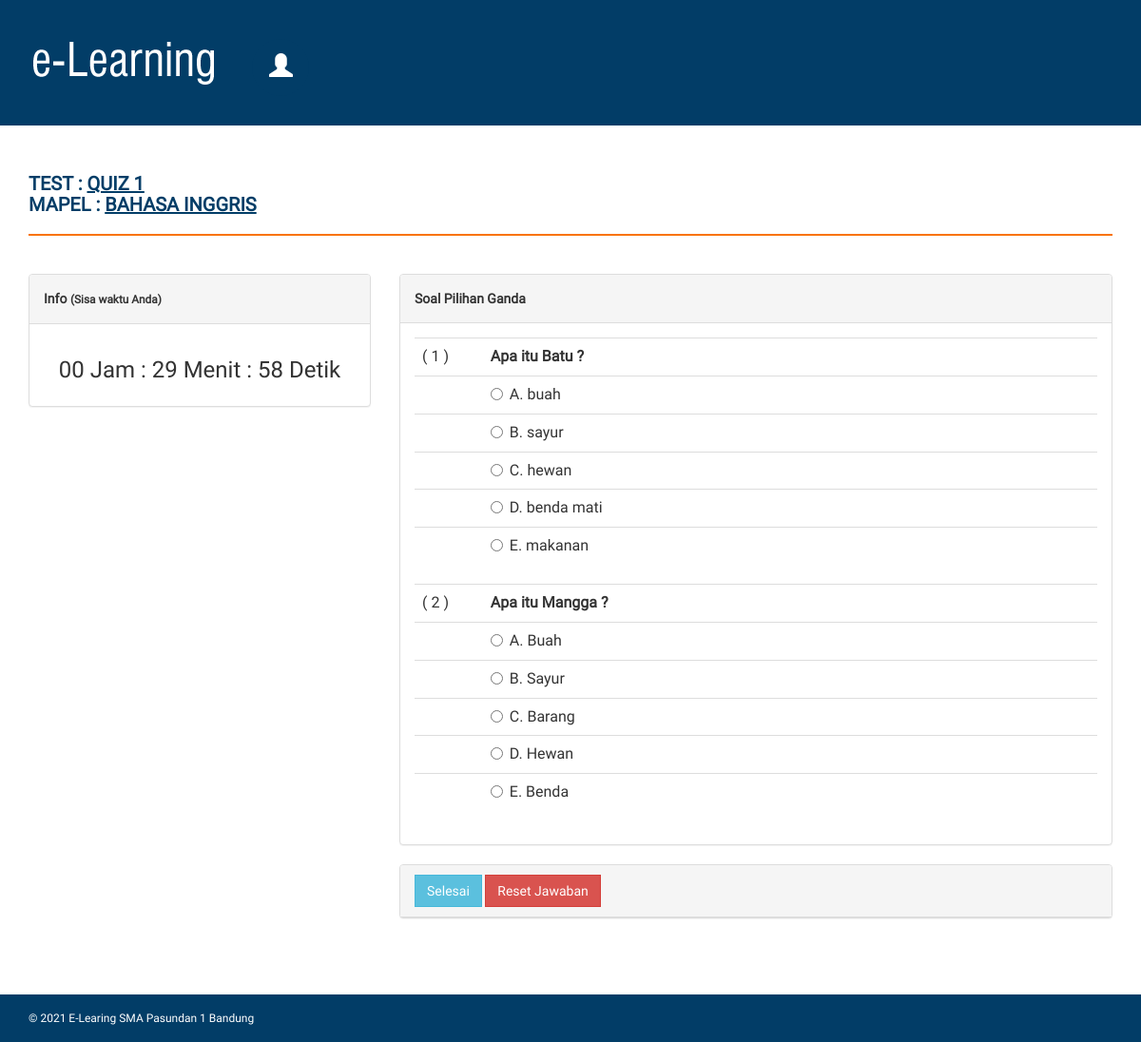
The page /soal.php?id_tq=8 (signed in) on the database its author committed.
### tables this page shows
CREATE TABLE `tb_topik_quiz` (
  `id_tq` int(11) NOT NULL,
  `judul` varchar(100) NOT NULL,
  `id_kelas` int(5) NOT NULL,
  `id_mapel` int(5) NOT NULL,
  `tgl_buat` date NOT NULL,
  `pembuat` varchar(10) NOT NULL,
  `waktu_soal` int(8) NOT NULL,
  `info` varchar(250) NOT NULL,
  `status` enum('aktif','tidak aktif') NOT NULL
);

CREATE TABLE `tb_mapel` (
  `id` int(11) NOT NULL,
  `kode_mapel` varchar(10) NOT NULL,
  `mapel` varchar(100) NOT NULL
);

CREATE TABLE `tb_soal_pilgan` (
  `id_pilgan` int(11) NOT NULL,
  `id_tq` int(5) NOT NULL,
  `pertanyaan` text NOT NULL,
  `gambar` varchar(100) NOT NULL,
  `pil_a` text NOT NULL,
  `pil_b` text NOT NULL,
  `pil_c` text NOT NULL,
  `pil_d` text NOT NULL,
  `pil_e` text NOT NULL,
  `kunci` varchar(2) NOT NULL,
  `tgl_buat` date NOT NULL
);

### soal.php (the view, shortened to what this page needs)
<?php
include "koneksi.php";
$id_tq = @$_GET['id_tq'];
$no = 1;
$sql_tq = mysqli_query($db, "SELECT * FROM tb_topik_quiz JOIN tb_mapel ON tb_topik_quiz.id_mapel = tb_mapel.id WHERE id_tq = '$id_tq'") or die ($db->error);
$data_tq = mysqli_fetch_array($sql_tq);
?>
<?php
if(@$_SESSION['siswa']) { ?>
<!DOCTYPE html>
<html>
<head>
    <link href="style/assets/css/bootstrap.css" rel="stylesheet" />
    <link href="style/assets/css/font-awesome.css" rel="stylesheet" />
    <link href="style/assets/css/style.css" rel="stylesheet" />
</head>
<body onload="init(),noBack();" onpageshow="if (event.persisted) noBack();" onunload="keluar()">
<div class="navbar navbar-inverse set-radius-zero">
    <div class="container">
        <div class="navbar-header">
            <a class="navbar-brand" href="./">
                <img src="style/assets/img/logo.png" />
            </a>
        </div>
        <div class="left-div">
            <div class="user-settings-wrapper">
                <ul class="nav">
                    <li class="dropdown">
                        <a class="dropdown-toggle" data-toggle="dropdown" href="#" aria-expanded="false">
                            <span class="glyphicon glyphicon-user" style="font-size: 25px;"></span>
                        </a>
                    </li>
                </ul>
            </div>
        </div>
    </div>
</div>
<div class="content-wrapper">
    <div class="container">
		<div class="row">
		    <div class="col-md-12">
		        <h4 class="page-head-line">Test : <u><?php echo $data_tq['judul']; ?></u><br />Mapel : <u><?php echo $data_tq['mapel']; ?></u></h4>
		    </div>
		</div>
		<div class="row">
			<div class="col-md-4">
		        <div class="panel panel-default">
		            <div class="panel-heading"><b>Info <small>(Sisa waktu Anda)</small></b></div>
		            <div class="panel-body">
			            <h3 align="center"><span id="divwaktu"></span></h3>
		            </div>
		        </div>
		    </div>
		    <div class="col-md-8">
		    	<form action="inc/proses_soal.php" method="post">
					<?php
                    $sql_soal_pilgan = mysqli_query($db, "SELECT * FROM tb_soal_pilgan WHERE id_tq = '$id_tq' ORDER BY rand()") or die ($db->error);
					if(mysqli_num_rows($sql_soal_pilgan) > 0) {
                    ?>
                        <div class="panel panel-default">
                            <div class="panel-heading"><b>Soal Pilihan Ganda</b></div>
                            <div class="panel-body">
                                <div class="table-responsive">
                                    <?php
                                    while($data_soal_pilgan = mysqli_fetch_array($sql_soal_pilgan)) { ?>
        								<table class="table">
        							    	<tr>
        							    		<td width="10%">( <?php echo $no++; ?> )</td>
        							            <td><b><?php echo $data_soal_pilgan['pertanyaan']; ?></b></td>
        							        </tr>
        							        <tr>
        							        	<td></td>
        							            <td>
                                                    <div class="radio mrg-del">
                                                        <label>
                                                            <input type="radio" name="soal_pilgan[<?php echo $data_soal_pilgan['id_pilgan']; ?>]" value="A" /> A. <?php echo $data_soal_pilgan['pil_a']; ?>
                                                        </label>
                                                    </div>
                                                </td>
        							        </tr>
        							        <tr>
        							        	<td></td>
        							            <td>
                                                    <div class="radio mrg-del">
                                                        <label>
                                                            <input type="radio" name="soal_pilgan[<?php echo $data_soal_pilgan['id_pilgan']; ?>]" value="B" /> B. <?php echo $data_soal_pilgan['pil_b']; ?>
                                                        </label>
                                                    </div>
                                                </td>
        							        </tr>
        							        <tr>
        							        	<td></td>
        							            <td>
                                                    <div class="radio mrg-del">
                                                        <label>
                                                            <input type="radio" name="soal_pilgan[<?php echo $data_soal_pilgan['id_pilgan']; ?>]" value="C" /> C. <?php echo $data_soal_pilgan['pil_c']; ?>
                                                        </label>
                                                    </div>
                                                </td>
        							        </tr>
        							        <tr>
        							        	<td></td>
        							            <td>
                                                    <div class="radio mrg-del">
                                                        <label>
                                                            <input type="radio" name="soal_pilgan[<?php echo $data_soal_pilgan['id_pilgan']; ?>]" value="D" /> D. <?php echo $data_soal_pilgan['pil_d']; ?>
                                                        </label>
                                                    </div>
                                                </td>
        							        </tr>
        							        <tr>
        							        	<td></td>
        							            <td>
                                                    <div class="radio mrg-del">
                                                        <label>
                                                            <input type="radio" name="soal_pilgan[<?php echo $data_soal_pilgan['id_pilgan']; ?>]" value="E" /> E. <?php echo $data_soal_pilgan['pil_e']; ?>
                                                        </label>
                                                    </div>
                                                </td>
        							        </tr>
        								</table>
                                    <?php
                                    } ?>
    							</div>
    			            </div>
    			        </div>
                    <?php
                    }
                    ?>
                    <div class="panel panel-default">
                        <div class="panel-heading">
                            <div>
                                <a id="selesai" class="btn btn-info">Selesai</a>
                                <input type="reset" value="Reset Jawaban" class="btn btn-danger" />
                            </div>
                        </div>
                    </div>
		        </form>
		    </div>
		</div>
	</div>
</div>
<footer>
    <div class="container">
        <div class="row">
            <div class="col-md-12">
                &copy; 2021 E-Learing SMA Pasundan 1 Bandung
            </div>
        </div>
    </div>
</footer>
</body>
</html>
<?php
} else {
	echo "<script>window.location='./';</script>";
} ?>

### style/assets/css/style.css (style rules this page uses)
body { font-family: 'Roboto', sans-serif; line-height: 30px; }
.set-radius-zero { border-radius: 0px; -moz-border-radius: 0px; -webkit-border-radius: 0px; }
.content-wrapper { margin-top: 40px; min-height: 600px; padding-bottom: 60px; }
.page-head-line { font-weight: 900; padding-bottom: 20px; border-bottom: 2px solid #F97304; text-transform: uppercase; color: #023d67; font-size: 20px; margin-bottom: 40px; }
.btn { border-radius: 0px; -webkit-border-radius: 0px; -moz-border-radius: 0px; }
.left-div { padding-left: 30px; margin-top: 40px; margin-bottom: 30px; background-color: #023d67; }
.navbar-brand { width: 250px; padding-top: 30px; }
.user-settings-wrapper .nav > li > a { position: relative; display: block; padding: 15px 18px; border-radius: 50%; -webkit-border-radius: 50%; -moz-border-radius: 50%; height: 60px; width: 60px; background-color: #023d67; color: #fff; }
.user-settings-wrapper { margin-top: 10px; }
.user-settings-wrapper li { display: inline-block; }
.navbar-inverse { background-color: #023d67; border-color: transparent; }
.navbar { margin-bottom: 0px; }
footer { padding: 10px; color: #fff; font-size: 12px; background-color: #023d67; }

### soal.php (style rules this page uses)
.mrg-del { margin: 0; padding: 0; }

### rows shown on the page
tb_topik_quiz: judul "QUIZ 1", id_mapel.mapel "BAHASA INGGRIS"
tb_soal_pilgan: pertanyaan "Apa itu Batu ?", pil_a "buah", pil_b "sayur", pil_c "hewan", pil_d "benda mati", pil_e "makanan"
tb_soal_pilgan: pertanyaan "Apa itu Mangga ?", pil_a "Buah", pil_b "Sayur", pil_c "Barang", pil_d "Hewan", pil_e "Benda"
